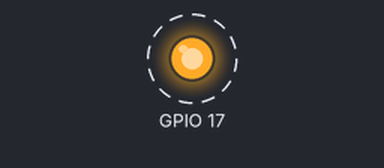
Bench run of a program on a simulated Raspberry Pi (BCM pin numbers). Shown: output pins drawn as LEDs (lit = HIGH). Dashed ring = blinking.

Above: at 0.5 s.
Timing chart, 0 to 4.6 s (numbered marks = the images above):
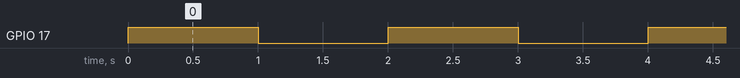

The program:

led02.py
```python
import gpiod
import time

CHIP = "/dev/gpiochip4"
LINE = 17

chip = gpiod.Chip(CHIP)
line = chip.get_line(LINE)

line.request(
    consumer="led",
    type=gpiod.LINE_REQ_DIR_OUT
)

try:
    while True:
        line.set_value(1)
        time.sleep(1)

        line.set_value(0)
        time.sleep(1)

finally:
    line.release()
    chip.close()
```

Measured:
- by itself, GPIO 17: alternates HIGH for 1.0 s and LOW for 1.0 s
